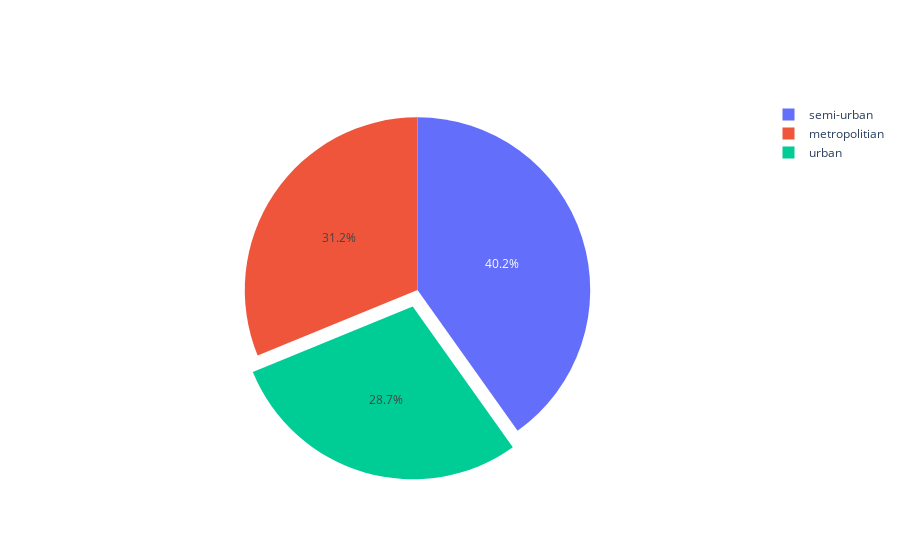

Notebook cell for this chart:
### Code cell
dist=df1[['city_region','distance']].groupby('city_region').mean().reset_index()

fig=go.Figure(data=[go.Pie (labels=dist['city_region'], values=dist['distance'], pull=[0,0,0.1])])
fig.show()

### Figure 1 — Plotly figure (JSON) as saved in the notebook; plotly's stock layout.template omitted (floating-point values rounded to 4 significant figures)
{"data": [{"labels": ["metropolitian", "semi-urban", "urban"], "pull": [0, 0, 0.1], "type": "pie", "values": [9.932, 12.79, 9.128]}], "layout": {"autosize": true}}
